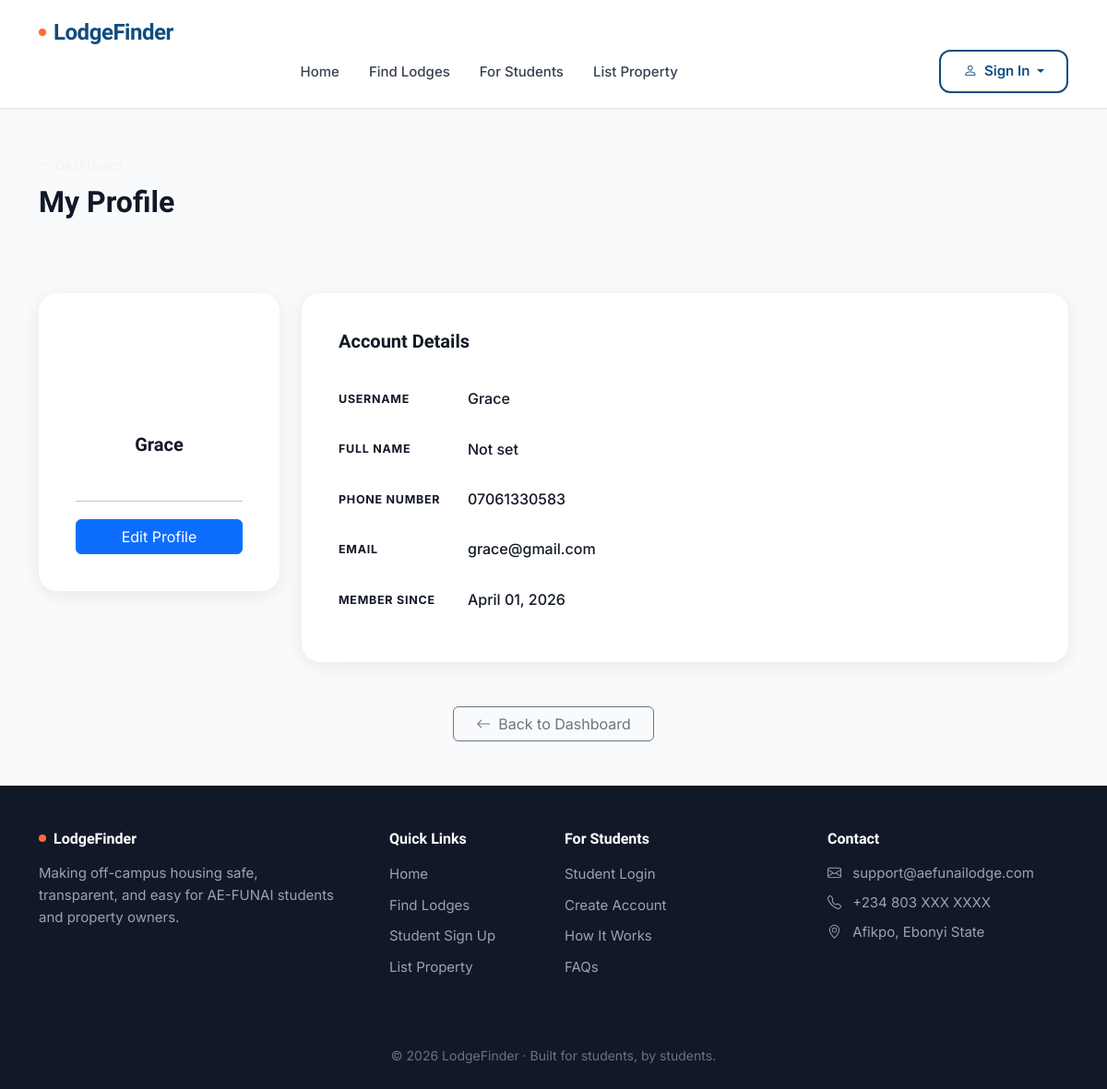
/owner/profile/ (signed in), run on the app's committed database.
### lodge/models.py (models this page shows, shortened)
class User(AbstractUser):
    USER_TYPE_CHOICES = (
        ('student', 'Student'),
        ('owner', 'Lodge Owner'),
    )
    user_type = models.CharField(max_length=10, choices=USER_TYPE_CHOICES, default='student')
    phone_number = models.CharField(max_length=15, blank=True, null=True)
    full_name = models.CharField(max_length=150, blank=True, help_text="Full name (e.g., Cornelius Okoro)")

### lodge/views.py (the view)
# urls.py: path('owner/profile/', views.owner_profile, name='owner_profile'),
@login_required
def owner_profile(request):
    if request.user.user_type != 'owner':
        return redirect('home')
    return render(request, 'lodge/owner_profile.html', {
        'user': request.user,
    })

### lodge/templates/lodge/owner_profile.html (shortened to what this page needs)
{% extends 'lodge/base.html' %}
{% block content %}
<div class="page-header">
    <div class="container">
        <a href="{% url 'owner_dashboard' %}" style="color:rgba(245,237,224,.6);font-size:.88rem;text-decoration:none;">
            <i class="bi bi-arrow-left me-1"></i>Dashboard
        </a>
        <h2 class="serif mt-2 mb-0">My Profile</h2>
    </div>
</div>
<div class="container py-5">
    <div class="row g-4">
        <div class="col-lg-3">
            <div class="profile-card text-center">
                <div class="profile-avatar">
                </div>
                <h5 class="serif mb-1">{{ user.get_full_name|default:user.username }}</h5>
                <span class="badge" style="background:var(--clay);font-size:.78rem;">Lodge Owner</span>
                <hr style="border-color:var(--sand-dk);margin:1.2rem 0;">
                <a href="#" class="btn btn-primary w-100">Edit Profile</a>
            </div>
        </div>
        <div class="col-lg-9">
            <div class="profile-card">
                <h5 class="serif mb-4">Account Details</h5>
                <div class="detail-row">
                    <span class="detail-label">Username</span>
                    <span class="detail-value">{{ user.username }}</span>
                </div>
                <div class="detail-row">
                    <span class="detail-label">Full Name</span>
                    <span class="detail-value">{{ user.get_full_name|default:'Not set' }}</span>
                </div>
                <div class="detail-row">
                    <span class="detail-label">Phone Number</span>
                    <span class="detail-value">{{ user.phone_number|default:'Not set' }}</span>
                </div>
                <div class="detail-row">
                    <span class="detail-label">Email</span>
                    <span class="detail-value">{{ user.email }}</span>
                </div>
                <div class="detail-row">
                    <span class="detail-label">Member Since</span>
                    <span class="detail-value">{{ user.date_joined|date:"F d, Y" }}</span>
                </div>
            </div>
        </div>
    </div>
    <div class="text-center mt-5">
        <a href="{% url 'owner_dashboard' %}" class="btn btn-outline-secondary px-4">
            <i class="bi bi-arrow-left me-2"></i>Back to Dashboard
        </a>
    </div>
</div>
{% endblock %}

### lodge/templates/lodge/base.html (style rules this page uses)
:root { --primary: #0F4C81; --primary-dark: #0A3A61; --primary-light: #1A5F9B; --accent: #FF6B35; --accent-dark: #E5522A; --white: #FFFFFF; --black: #0D0D0D; --gray-50: #F9FAFB; --gray-100: #F3F4F6; --gray-200: #E5E7EB; --gray-300: #D1D5DB; --gray-400: #9CA3AF; --gray-500: #6B7280; --gray-600: #4B5563; --gray-700: #374151; --gray-800: #1F2937; --gray-900: #111827; --shadow-sm: 0 1px 2px 0 rgba(0, 0, 0, 0.05); --shadow-md: 0 4px 6px -1px rgba(0, 0, 0, 0.1), 0 2px 4px -1px rgba(0, 0, 0, 0.06); --shadow-lg: 0 10px 15px -3px rgba(0, 0, 0, 0.1), 0 4px 6px -2px rgba(0, 0, 0, 0.05); --shadow-xl: 0 20px 25px -5px rgba(0, 0, 0, 0.1), 0 10px 10px -5px rgba(0, 0, 0, 0.04); --radius-sm: 8px; --radius-md: 12px; --radius-lg: 16px; --radius-xl: 24px; }
* { margin: 0; padding: 0; box-sizing: border-box; }
body { font-family: 'Inter', -apple-system, BlinkMacSystemFont, sans-serif; background: var(--gray-50); color: var(--gray-900); line-height: 1.6; -webkit-font-smoothing: antialiased; -moz-osx-font-smoothing: grayscale; }
h1, h2, h3, h4, h5, h6 { font-family: 'Sora', sans-serif; font-weight: 700; line-height: 1.2; color: var(--gray-900); }

### lodge/templates/lodge/owner_profile.html (style rules this page uses)
.page-header { background:var(--forest);padding:3rem 0 2rem; }
.page-header h2 { color:var(--sand); }
.profile-avatar { width:96px;height:96px;border-radius:50%;background:var(--clay); display:flex;align-items:center;justify-content:center;font-size:2.5rem;color:#fff; font-family:'Playfair Display',serif;margin:0 auto 1rem; }
.profile-card { background:#fff;border-radius:20px;padding:2.5rem;box-shadow:0 4px 20px rgba(0,0,0,.08); }
.detail-row { padding:.9rem 0;border-bottom:1px solid var(--sand-dk);display:flex;align-items:center; }
.detail-row:last-child { border-bottom:none; }
.detail-label { font-size:.78rem;text-transform:uppercase;letter-spacing:.06em;font-weight:700; color:var(--muted);width:140px;flex-shrink:0; }
.detail-value { font-weight:500;color:var(--charcoal); }

### data on the page
User: get_full_name "Grace", username "Grace", get_full_name "Not set", phone_number "07061330583", email "grace@gmail.com", date_joined "April 01, 2026"
